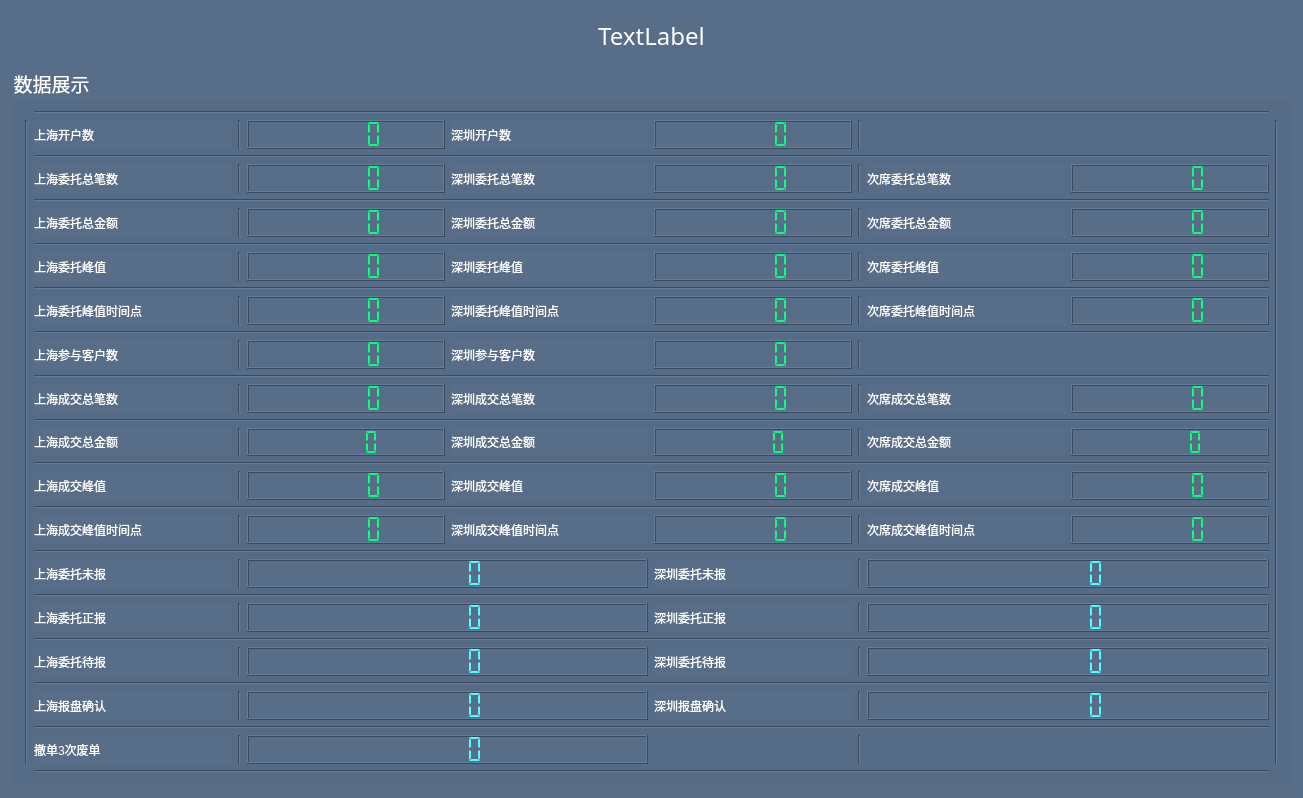
<?xml version="1.0" encoding="UTF-8"?>
<ui version="4.0">
 <class>Widget</class>
 <widget class="QWidget" name="Widget">
  <property name="geometry">
   <rect>
    <x>0</x>
    <y>0</y>
    <width>1303</width>
    <height>798</height>
   </rect>
  </property>
  <property name="windowTitle">
   <string>股票期权交易数据监控展示</string>
  </property>
  <property name="styleSheet">
   <string notr="true">background-color: #576d88;
color: rgb(255, 255, 255);</string>
  </property>
  <layout class="QVBoxLayout" name="verticalLayout">
   <item>
    <widget class="QLabel" name="label">
     <property name="maximumSize">
      <size>
       <width>16777215</width>
       <height>50</height>
      </size>
     </property>
     <property name="font">
      <font>
       <family>微软雅黑</family>
       <pointsize>18</pointsize>
       <weight>9</weight>
       <italic>false</italic>
       <bold>false</bold>
      </font>
     </property>
     <property name="styleSheet">
      <string notr="true">color:white;
font: 75 18pt &quot;微软雅黑&quot;;</string>
     </property>
     <property name="text">
      <string>TextLabel</string>
     </property>
     <property name="alignment">
      <set>Qt::AlignCenter</set>
     </property>
    </widget>
   </item>
   <item>
    <widget class="QGroupBox" name="groupBox_3">
     <property name="font">
      <font>
       <family>微软雅黑</family>
       <pointsize>14</pointsize>
       <weight>9</weight>
       <italic>false</italic>
       <bold>false</bold>
      </font>
     </property>
     <property name="styleSheet">
      <string notr="true">font: 75 14pt &quot;微软雅黑&quot;;</string>
     </property>
     <property name="title">
      <string>数据展示</string>
     </property>
     <property name="alignment">
      <set>Qt::AlignLeading|Qt::AlignLeft|Qt::AlignVCenter</set>
     </property>
     <layout class="QGridLayout" name="gridLayout_2">
      <item row="1" column="0">
       <layout class="QGridLayout" name="gridLayout">
        <item row="11" column="4">
         <widget class="QLabel" name="label_10">
          <property name="text">
           <string>深圳参与客户数</string>
          </property>
         </widget>
        </item>
        <item row="9" column="3">
         <widget class="QLCDNumber" name="lcdNumber_7">
          <property name="styleSheet">
           <string notr="true">color: #0bff79;</string>
          </property>
          <property name="segmentStyle">
           <enum>QLCDNumber::Flat</enum>
          </property>
         </widget>
        </item>
        <item row="15" column="3">
         <widget class="QLCDNumber" name="lcdNumber_15">
          <property name="styleSheet">
           <string notr="true">color: #0bff79;</string>
          </property>
          <property name="segmentStyle">
           <enum>QLCDNumber::Flat</enum>
          </property>
         </widget>
        </item>
        <item row="11" column="3">
         <widget class="QLCDNumber" name="lcdNumber_8">
          <property name="styleSheet">
           <string notr="true">color: #0bff79;
font: 14pt &quot;微软雅黑&quot;;</string>
          </property>
          <property name="segmentStyle">
           <enum>QLCDNumber::Flat</enum>
          </property>
         </widget>
        </item>
        <item row="17" column="3">
         <widget class="QLCDNumber" name="lcdNumber_17">
          <property name="styleSheet">
           <string notr="true">color: #0bff79;</string>
          </property>
          <property name="segmentStyle">
           <enum>QLCDNumber::Flat</enum>
          </property>
         </widget>
        </item>
        <item row="19" column="3">
         <widget class="QLCDNumber" name="lcdNumber_28">
          <property name="styleSheet">
           <string notr="true">color: #0bff79;</string>
          </property>
          <property name="segmentStyle">
           <enum>QLCDNumber::Flat</enum>
          </property>
         </widget>
        </item>
        <item row="23" column="7" colspan="2">
         <widget class="QLCDNumber" name="lcdNumber_22">
          <property name="styleSheet">
           <string notr="true">color: #50fdff;</string>
          </property>
          <property name="segmentStyle">
           <enum>QLCDNumber::Flat</enum>
          </property>
         </widget>
        </item>
        <item row="13" column="3">
         <widget class="QLCDNumber" name="lcdNumber_11">
          <property name="styleSheet">
           <string notr="true">color: #0bff79;</string>
          </property>
          <property name="segmentStyle">
           <enum>QLCDNumber::Flat</enum>
          </property>
         </widget>
        </item>
        <item row="5" column="3">
         <widget class="QLCDNumber" name="lcdNumber_2">
          <property name="styleSheet">
           <string notr="true">color: #0bff79;</string>
          </property>
          <property name="segmentStyle">
           <enum>QLCDNumber::Flat</enum>
          </property>
         </widget>
        </item>
        <item row="29" column="3" colspan="2">
         <widget class="QLCDNumber" name="lcdNumber_27">
          <property name="styleSheet">
           <string notr="true">color: #50fdff;</string>
          </property>
          <property name="segmentStyle">
           <enum>QLCDNumber::Flat</enum>
          </property>
         </widget>
        </item>
        <item row="1" column="3">
         <widget class="QLCDNumber" name="lcdNumber_5">
          <property name="font">
           <font>
            <family>微软雅黑</family>
            <pointsize>14</pointsize>
            <weight>9</weight>
            <italic>false</italic>
            <bold>false</bold>
           </font>
          </property>
          <property name="layoutDirection">
           <enum>Qt::LeftToRight</enum>
          </property>
          <property name="styleSheet">
           <string notr="true">color: #0bff79;
font: 75 14pt &quot;微软雅黑&quot;;</string>
          </property>
          <property name="digitCount">
           <number>5</number>
          </property>
          <property name="segmentStyle">
           <enum>QLCDNumber::Flat</enum>
          </property>
         </widget>
        </item>
        <item row="1" column="5">
         <widget class="QLCDNumber" name="lcdNumber_13">
          <property name="styleSheet">
           <string notr="true">color: #0bff79;</string>
          </property>
          <property name="segmentStyle">
           <enum>QLCDNumber::Flat</enum>
          </property>
         </widget>
        </item>
        <item row="7" column="3">
         <widget class="QLCDNumber" name="lcdNumber_6">
          <property name="styleSheet">
           <string notr="true">color: #0bff79;</string>
          </property>
          <property name="segmentStyle">
           <enum>QLCDNumber::Flat</enum>
          </property>
         </widget>
        </item>
        <item row="3" column="3">
         <widget class="QLCDNumber" name="lcdNumber">
          <property name="font">
           <font>
            <family>微软雅黑</family>
            <pointsize>14</pointsize>
            <weight>9</weight>
            <italic>false</italic>
            <bold>false</bold>
           </font>
          </property>
          <property name="styleSheet">
           <string notr="true">color: #0bff79;
font: 75 14pt &quot;微软雅黑&quot;;</string>
          </property>
          <property name="segmentStyle">
           <enum>QLCDNumber::Flat</enum>
          </property>
         </widget>
        </item>
        <item row="25" column="5">
         <widget class="QLabel" name="label_21">
          <property name="text">
           <string>深圳委托待报</string>
          </property>
         </widget>
        </item>
        <item row="3" column="5">
         <widget class="QLCDNumber" name="lcdNumber_3">
          <property name="styleSheet">
           <string notr="true">color: #0bff79;</string>
          </property>
          <property name="segmentStyle">
           <enum>QLCDNumber::Flat</enum>
          </property>
         </widget>
        </item>
        <item row="1" column="2">
         <widget class="Line" name="line_2">
          <property name="orientation">
           <enum>Qt::Vertical</enum>
          </property>
         </widget>
        </item>
        <item row="7" column="4">
         <widget class="QLabel" name="label_14">
          <property name="text">
           <string>深圳委托峰值</string>
          </property>
         </widget>
        </item>
        <item row="9" column="4">
         <widget class="QLabel" name="label_9">
          <property name="text">
           <string>深圳委托峰值时间点</string>
          </property>
         </widget>
        </item>
        <item row="3" column="7">
         <widget class="QLabel" name="label_31">
          <property name="text">
           <string>次席委托总笔数</string>
          </property>
         </widget>
        </item>
        <item row="5" column="4">
         <widget class="QLabel" name="label_13">
          <property name="text">
           <string>深圳委托总金额</string>
          </property>
         </widget>
        </item>
        <item row="5" column="7">
         <widget class="QLabel" name="label_32">
          <property name="text">
           <string>次席委托总金额</string>
          </property>
         </widget>
        </item>
        <item row="17" column="1">
         <widget class="QLabel" name="label_27">
          <property name="text">
           <string>上海成交峰值</string>
          </property>
         </widget>
        </item>
        <item row="9" column="5">
         <widget class="QLCDNumber" name="lcdNumber_9">
          <property name="styleSheet">
           <string notr="true">color: #0bff79;</string>
          </property>
          <property name="segmentStyle">
           <enum>QLCDNumber::Flat</enum>
          </property>
         </widget>
        </item>
        <item row="7" column="2">
         <widget class="Line" name="line_16">
          <property name="orientation">
           <enum>Qt::Vertical</enum>
          </property>
         </widget>
        </item>
        <item row="13" column="2">
         <widget class="Line" name="line_19">
          <property name="orientation">
           <enum>Qt::Vertical</enum>
          </property>
         </widget>
        </item>
        <item row="17" column="2">
         <widget class="Line" name="line_22">
          <property name="orientation">
           <enum>Qt::Vertical</enum>
          </property>
         </widget>
        </item>
        <item row="3" column="6">
         <widget class="Line" name="line_24">
          <property name="orientation">
           <enum>Qt::Vertical</enum>
          </property>
         </widget>
        </item>
        <item row="3" column="2">
         <widget class="Line" name="line_14">
          <property name="orientation">
           <enum>Qt::Vertical</enum>
          </property>
         </widget>
        </item>
        <item row="11" column="2">
         <widget class="Line" name="line_18">
          <property name="orientation">
           <enum>Qt::Vertical</enum>
          </property>
         </widget>
        </item>
        <item row="5" column="2">
         <widget class="Line" name="line_15">
          <property name="orientation">
           <enum>Qt::Vertical</enum>
          </property>
         </widget>
        </item>
        <item row="15" column="2">
         <widget class="Line" name="line_21">
          <property name="orientation">
           <enum>Qt::Vertical</enum>
          </property>
         </widget>
        </item>
        <item row="19" column="2">
         <widget class="Line" name="line_23">
          <property name="orientation">
           <enum>Qt::Vertical</enum>
          </property>
         </widget>
        </item>
        <item row="5" column="6">
         <widget class="Line" name="line_25">
          <property name="orientation">
           <enum>Qt::Vertical</enum>
          </property>
         </widget>
        </item>
        <item row="11" column="6">
         <widget class="Line" name="line_28">
          <property name="orientation">
           <enum>Qt::Vertical</enum>
          </property>
         </widget>
        </item>
        <item row="4" column="1" colspan="8">
         <widget class="Line" name="line_20">
          <property name="orientation">
           <enum>Qt::Horizontal</enum>
          </property>
         </widget>
        </item>
        <item row="15" column="5">
         <widget class="QLCDNumber" name="lcdNumber_16">
          <property name="styleSheet">
           <string notr="true">color: #0bff79;</string>
          </property>
          <property name="segmentStyle">
           <enum>QLCDNumber::Flat</enum>
          </property>
         </widget>
        </item>
        <item row="9" column="6">
         <widget class="Line" name="line_27">
          <property name="orientation">
           <enum>Qt::Vertical</enum>
          </property>
         </widget>
        </item>
        <item row="15" column="6">
         <widget class="Line" name="line_30">
          <property name="orientation">
           <enum>Qt::Vertical</enum>
          </property>
         </widget>
        </item>
        <item row="7" column="6">
         <widget class="Line" name="line_26">
          <property name="orientation">
           <enum>Qt::Vertical</enum>
          </property>
         </widget>
        </item>
        <item row="13" column="6">
         <widget class="Line" name="line_29">
          <property name="orientation">
           <enum>Qt::Vertical</enum>
          </property>
         </widget>
        </item>
        <item row="8" column="1" colspan="8">
         <widget class="Line" name="line_7">
          <property name="orientation">
           <enum>Qt::Horizontal</enum>
          </property>
         </widget>
        </item>
        <item row="12" column="1" colspan="8">
         <widget class="Line" name="line_10">
          <property name="orientation">
           <enum>Qt::Horizontal</enum>
          </property>
         </widget>
        </item>
        <item row="10" column="1" colspan="8">
         <widget class="Line" name="line_8">
          <property name="orientation">
           <enum>Qt::Horizontal</enum>
          </property>
         </widget>
        </item>
        <item row="16" column="1" colspan="8">
         <widget class="Line" name="line_12">
          <property name="orientation">
           <enum>Qt::Horizontal</enum>
          </property>
         </widget>
        </item>
        <item row="17" column="6">
         <widget class="Line" name="line_31">
          <property name="orientation">
           <enum>Qt::Vertical</enum>
          </property>
         </widget>
        </item>
        <item row="6" column="1" colspan="8">
         <widget class="Line" name="line_5">
          <property name="orientation">
           <enum>Qt::Horizontal</enum>
          </property>
         </widget>
        </item>
        <item row="11" column="5">
         <widget class="QLCDNumber" name="lcdNumber_10">
          <property name="styleSheet">
           <string notr="true">color: #0bff79;</string>
          </property>
          <property name="segmentStyle">
           <enum>QLCDNumber::Flat</enum>
          </property>
         </widget>
        </item>
        <item row="14" column="1" colspan="8">
         <widget class="Line" name="line_11">
          <property name="orientation">
           <enum>Qt::Horizontal</enum>
          </property>
         </widget>
        </item>
        <item row="18" column="1" colspan="8">
         <widget class="Line" name="line_13">
          <property name="orientation">
           <enum>Qt::Horizontal</enum>
          </property>
         </widget>
        </item>
        <item row="19" column="6">
         <widget class="Line" name="line_32">
          <property name="orientation">
           <enum>Qt::Vertical</enum>
          </property>
         </widget>
        </item>
        <item row="23" column="3" colspan="2">
         <widget class="QLCDNumber" name="lcdNumber_21">
          <property name="styleSheet">
           <string notr="true">color: #50fdff;</string>
          </property>
          <property name="segmentStyle">
           <enum>QLCDNumber::Flat</enum>
          </property>
         </widget>
        </item>
        <item row="21" column="1">
         <widget class="QLabel" name="label_16">
          <property name="text">
           <string>上海委托未报</string>
          </property>
         </widget>
        </item>
        <item row="25" column="1">
         <widget class="QLabel" name="label_20">
          <property name="text">
           <string>上海委托待报</string>
          </property>
         </widget>
        </item>
        <item row="21" column="7" colspan="2">
         <widget class="QLCDNumber" name="lcdNumber_20">
          <property name="styleSheet">
           <string notr="true">color: #50fdff;</string>
          </property>
          <property name="segmentStyle">
           <enum>QLCDNumber::Flat</enum>
          </property>
         </widget>
        </item>
        <item row="21" column="5">
         <widget class="QLabel" name="label_17">
          <property name="text">
           <string>深圳委托未报</string>
          </property>
         </widget>
        </item>
        <item row="23" column="5">
         <widget class="QLabel" name="label_19">
          <property name="text">
           <string>深圳委托正报</string>
          </property>
         </widget>
        </item>
        <item row="23" column="6">
         <widget class="Line" name="line_42">
          <property name="orientation">
           <enum>Qt::Vertical</enum>
          </property>
         </widget>
        </item>
        <item row="23" column="1">
         <widget class="QLabel" name="label_18">
          <property name="text">
           <string>上海委托正报</string>
          </property>
         </widget>
        </item>
        <item row="26" column="1" colspan="8">
         <widget class="Line" name="line_40">
          <property name="orientation">
           <enum>Qt::Horizontal</enum>
          </property>
         </widget>
        </item>
        <item row="21" column="3" colspan="2">
         <widget class="QLCDNumber" name="lcdNumber_19">
          <property name="styleSheet">
           <string notr="true">color: #50fdff;</string>
          </property>
          <property name="segmentStyle">
           <enum>QLCDNumber::Flat</enum>
          </property>
         </widget>
        </item>
        <item row="1" column="0" rowspan="29">
         <widget class="Line" name="line_4">
          <property name="orientation">
           <enum>Qt::Vertical</enum>
          </property>
         </widget>
        </item>
        <item row="27" column="2">
         <widget class="Line" name="line_44">
          <property name="orientation">
           <enum>Qt::Vertical</enum>
          </property>
         </widget>
        </item>
        <item row="25" column="6">
         <widget class="Line" name="line_43">
          <property name="orientation">
           <enum>Qt::Vertical</enum>
          </property>
         </widget>
        </item>
        <item row="25" column="2">
         <widget class="Line" name="line_41">
          <property name="orientation">
           <enum>Qt::Vertical</enum>
          </property>
         </widget>
        </item>
        <item row="27" column="6">
         <widget class="Line" name="line_45">
          <property name="orientation">
           <enum>Qt::Vertical</enum>
          </property>
         </widget>
        </item>
        <item row="29" column="6">
         <widget class="Line" name="line_49">
          <property name="orientation">
           <enum>Qt::Vertical</enum>
          </property>
         </widget>
        </item>
        <item row="28" column="1" colspan="8">
         <widget class="Line" name="line_46">
          <property name="orientation">
           <enum>Qt::Horizontal</enum>
          </property>
         </widget>
        </item>
        <item row="1" column="9" rowspan="29">
         <widget class="Line" name="line_33">
          <property name="orientation">
           <enum>Qt::Vertical</enum>
          </property>
         </widget>
        </item>
        <item row="29" column="2">
         <widget class="Line" name="line_48">
          <property name="orientation">
           <enum>Qt::Vertical</enum>
          </property>
         </widget>
        </item>
        <item row="24" column="1" colspan="8">
         <widget class="Line" name="line_39">
          <property name="orientation">
           <enum>Qt::Horizontal</enum>
          </property>
         </widget>
        </item>
        <item row="22" column="1" colspan="8">
         <widget class="Line" name="line_36">
          <property name="orientation">
           <enum>Qt::Horizontal</enum>
          </property>
         </widget>
        </item>
        <item row="20" column="1" colspan="8">
         <widget class="Line" name="line_34">
          <property name="orientation">
           <enum>Qt::Horizontal</enum>
          </property>
         </widget>
        </item>
        <item row="21" column="2">
         <widget class="Line" name="line_35">
          <property name="orientation">
           <enum>Qt::Vertical</enum>
          </property>
         </widget>
        </item>
        <item row="23" column="2">
         <widget class="Line" name="line_37">
          <property name="orientation">
           <enum>Qt::Vertical</enum>
          </property>
         </widget>
        </item>
        <item row="21" column="6">
         <widget class="Line" name="line_38">
          <property name="orientation">
           <enum>Qt::Vertical</enum>
          </property>
         </widget>
        </item>
        <item row="19" column="5">
         <widget class="QLCDNumber" name="lcdNumber_29">
          <property name="styleSheet">
           <string notr="true">color: #0bff79;</string>
          </property>
          <property name="segmentStyle">
           <enum>QLCDNumber::Flat</enum>
          </property>
         </widget>
        </item>
        <item row="5" column="5">
         <widget class="QLCDNumber" name="lcdNumber_4">
          <property name="styleSheet">
           <string notr="true">color: #0bff79;</string>
          </property>
          <property name="segmentStyle">
           <enum>QLCDNumber::Flat</enum>
          </property>
         </widget>
        </item>
        <item row="13" column="5">
         <widget class="QLCDNumber" name="lcdNumber_12">
          <property name="styleSheet">
           <string notr="true">color: #0bff79;</string>
          </property>
          <property name="segmentStyle">
           <enum>QLCDNumber::Flat</enum>
          </property>
         </widget>
        </item>
        <item row="17" column="5">
         <widget class="QLCDNumber" name="lcdNumber_18">
          <property name="styleSheet">
           <string notr="true">color: #0bff79;</string>
          </property>
          <property name="segmentStyle">
           <enum>QLCDNumber::Flat</enum>
          </property>
         </widget>
        </item>
        <item row="3" column="4">
         <widget class="QLabel" name="label_4">
          <property name="text">
           <string>深圳委托总笔数</string>
          </property>
         </widget>
        </item>
        <item row="7" column="1">
         <widget class="QLabel" name="label_7">
          <property name="text">
           <string>上海委托峰值</string>
          </property>
         </widget>
        </item>
        <item row="17" column="4">
         <widget class="QLabel" name="label_28">
          <property name="text">
           <string>深圳成交峰值</string>
          </property>
         </widget>
        </item>
        <item row="19" column="4">
         <widget class="QLabel" name="label_30">
          <property name="text">
           <string>深圳成交峰值时间点</string>
          </property>
         </widget>
        </item>
        <item row="9" column="2">
         <widget class="Line" name="line_17">
          <property name="orientation">
           <enum>Qt::Vertical</enum>
          </property>
         </widget>
        </item>
        <item row="1" column="4">
         <widget class="QLabel" name="label_3">
          <property name="text">
           <string>深圳开户数</string>
          </property>
         </widget>
        </item>
        <item row="27" column="3" colspan="2">
         <widget class="QLCDNumber" name="lcdNumber_25">
          <property name="styleSheet">
           <string notr="true">color: #50fdff;</string>
          </property>
          <property name="segmentStyle">
           <enum>QLCDNumber::Flat</enum>
          </property>
         </widget>
        </item>
        <item row="27" column="1">
         <widget class="QLabel" name="label_22">
          <property name="text">
           <string>上海报盘确认</string>
          </property>
         </widget>
        </item>
        <item row="25" column="7" colspan="2">
         <widget class="QLCDNumber" name="lcdNumber_24">
          <property name="styleSheet">
           <string notr="true">color: #50fdff;</string>
          </property>
          <property name="segmentStyle">
           <enum>QLCDNumber::Flat</enum>
          </property>
         </widget>
        </item>
        <item row="27" column="5">
         <widget class="QLabel" name="label_23">
          <property name="text">
           <string>深圳报盘确认</string>
          </property>
         </widget>
        </item>
        <item row="27" column="7" colspan="2">
         <widget class="QLCDNumber" name="lcdNumber_26">
          <property name="styleSheet">
           <string notr="true">color: #50fdff;</string>
          </property>
          <property name="segmentStyle">
           <enum>QLCDNumber::Flat</enum>
          </property>
         </widget>
        </item>
        <item row="29" column="1">
         <widget class="QLabel" name="label_24">
          <property name="text">
           <string>撤单3次废单</string>
          </property>
         </widget>
        </item>
        <item row="0" column="1" colspan="8">
         <widget class="Line" name="line_6">
          <property name="orientation">
           <enum>Qt::Horizontal</enum>
          </property>
         </widget>
        </item>
        <item row="15" column="4">
         <widget class="QLabel" name="label_26">
          <property name="text">
           <string>深圳成交总金额</string>
          </property>
         </widget>
        </item>
        <item row="30" column="1" colspan="8">
         <widget class="Line" name="line_9">
          <property name="orientation">
           <enum>Qt::Horizontal</enum>
          </property>
         </widget>
        </item>
        <item row="2" column="1" colspan="8">
         <widget class="Line" name="line">
          <property name="orientation">
           <enum>Qt::Horizontal</enum>
          </property>
         </widget>
        </item>
        <item row="25" column="3" colspan="2">
         <widget class="QLCDNumber" name="lcdNumber_23">
          <property name="styleSheet">
           <string notr="true">color: #50fdff;</string>
          </property>
          <property name="segmentStyle">
           <enum>QLCDNumber::Flat</enum>
          </property>
         </widget>
        </item>
        <item row="7" column="5">
         <widget class="QLCDNumber" name="lcdNumber_14">
          <property name="styleSheet">
           <string notr="true">color: #0bff79;</string>
          </property>
          <property name="segmentStyle">
           <enum>QLCDNumber::Flat</enum>
          </property>
         </widget>
        </item>
        <item row="13" column="4">
         <widget class="QLabel" name="label_15">
          <property name="text">
           <string>深圳成交总笔数</string>
          </property>
         </widget>
        </item>
        <item row="3" column="1">
         <widget class="QLabel" name="label_12">
          <property name="text">
           <string>上海委托总笔数</string>
          </property>
         </widget>
        </item>
        <item row="13" column="1">
         <widget class="QLabel" name="label_11">
          <property name="text">
           <string>上海成交总笔数</string>
          </property>
         </widget>
        </item>
        <item row="1" column="1">
         <widget class="QLabel" name="label_5">
          <property name="text">
           <string>上海开户数</string>
          </property>
         </widget>
        </item>
        <item row="5" column="1">
         <widget class="QLabel" name="label_2">
          <property name="text">
           <string>上海委托总金额</string>
          </property>
         </widget>
        </item>
        <item row="15" column="1">
         <widget class="QLabel" name="label_25">
          <property name="text">
           <string>上海成交总金额</string>
          </property>
         </widget>
        </item>
        <item row="19" column="1">
         <widget class="QLabel" name="label_29">
          <property name="text">
           <string>上海成交峰值时间点</string>
          </property>
         </widget>
        </item>
        <item row="9" column="1">
         <widget class="QLabel" name="label_6">
          <property name="text">
           <string>上海委托峰值时间点</string>
          </property>
         </widget>
        </item>
        <item row="11" column="1">
         <widget class="QLabel" name="label_8">
          <property name="text">
           <string>上海参与客户数</string>
          </property>
         </widget>
        </item>
        <item row="7" column="7">
         <widget class="QLabel" name="label_33">
          <property name="text">
           <string>次席委托峰值</string>
          </property>
         </widget>
        </item>
        <item row="9" column="7">
         <widget class="QLabel" name="label_34">
          <property name="text">
           <string>次席委托峰值时间点</string>
          </property>
         </widget>
        </item>
        <item row="13" column="7">
         <widget class="QLabel" name="label_35">
          <property name="text">
           <string>次席成交总笔数</string>
          </property>
         </widget>
        </item>
        <item row="15" column="7">
         <widget class="QLabel" name="label_36">
          <property name="text">
           <string>次席成交总金额</string>
          </property>
         </widget>
        </item>
        <item row="17" column="7">
         <widget class="QLabel" name="label_37">
          <property name="text">
           <string>次席成交峰值</string>
          </property>
         </widget>
        </item>
        <item row="19" column="7">
         <widget class="QLabel" name="label_38">
          <property name="text">
           <string>次席成交峰值时间点</string>
          </property>
         </widget>
        </item>
        <item row="3" column="8">
         <widget class="QLCDNumber" name="lcdNumber_30">
          <property name="styleSheet">
           <string notr="true">color: #0bff79;</string>
          </property>
          <property name="segmentStyle">
           <enum>QLCDNumber::Flat</enum>
          </property>
         </widget>
        </item>
        <item row="5" column="8">
         <widget class="QLCDNumber" name="lcdNumber_31">
          <property name="styleSheet">
           <string notr="true">color: #0bff79;</string>
          </property>
          <property name="segmentStyle">
           <enum>QLCDNumber::Flat</enum>
          </property>
         </widget>
        </item>
        <item row="7" column="8">
         <widget class="QLCDNumber" name="lcdNumber_32">
          <property name="styleSheet">
           <string notr="true">color: #0bff79;</string>
          </property>
          <property name="segmentStyle">
           <enum>QLCDNumber::Flat</enum>
          </property>
         </widget>
        </item>
        <item row="9" column="8">
         <widget class="QLCDNumber" name="lcdNumber_33">
          <property name="styleSheet">
           <string notr="true">color: #0bff79;</string>
          </property>
          <property name="segmentStyle">
           <enum>QLCDNumber::Flat</enum>
          </property>
         </widget>
        </item>
        <item row="13" column="8">
         <widget class="QLCDNumber" name="lcdNumber_34">
          <property name="styleSheet">
           <string notr="true">color: #0bff79;</string>
          </property>
          <property name="segmentStyle">
           <enum>QLCDNumber::Flat</enum>
          </property>
         </widget>
        </item>
        <item row="15" column="8">
         <widget class="QLCDNumber" name="lcdNumber_35">
          <property name="styleSheet">
           <string notr="true">color: #0bff79;</string>
          </property>
          <property name="segmentStyle">
           <enum>QLCDNumber::Flat</enum>
          </property>
         </widget>
        </item>
        <item row="17" column="8">
         <widget class="QLCDNumber" name="lcdNumber_36">
          <property name="styleSheet">
           <string notr="true">color: #0bff79;</string>
          </property>
          <property name="segmentStyle">
           <enum>QLCDNumber::Flat</enum>
          </property>
         </widget>
        </item>
        <item row="19" column="8">
         <widget class="QLCDNumber" name="lcdNumber_37">
          <property name="styleSheet">
           <string notr="true">color: #0bff79;</string>
          </property>
          <property name="segmentStyle">
           <enum>QLCDNumber::Flat</enum>
          </property>
         </widget>
        </item>
        <item row="1" column="6">
         <widget class="Line" name="line_3">
          <property name="orientation">
           <enum>Qt::Vertical</enum>
          </property>
         </widget>
        </item>
       </layout>
      </item>
     </layout>
    </widget>
   </item>
  </layout>
 </widget>
 <layoutdefault spacing="6" margin="11"/>
 <resources/>
 <connections/>
</ui>
